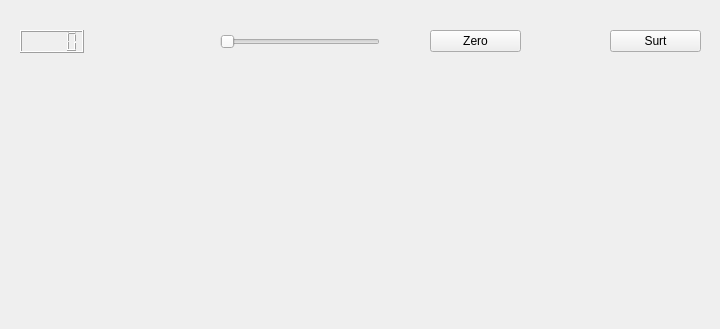
<?xml version="1.0" encoding="UTF-8"?>
<ui version="4.0">
 <class>Form</class>
 <widget class="QWidget" name="Form">
  <property name="geometry">
   <rect>
    <x>0</x>
    <y>0</y>
    <width>720</width>
    <height>329</height>
   </rect>
  </property>
  <property name="windowTitle">
   <string>Form</string>
  </property>
  <widget class="QSlider" name="horizontalSlider">
   <property name="geometry">
    <rect>
     <x>220</x>
     <y>30</y>
     <width>160</width>
     <height>23</height>
    </rect>
   </property>
   <property name="orientation">
    <enum>Qt::Horizontal</enum>
   </property>
  </widget>
  <widget class="MyLCD" name="lcdNumber">
   <property name="geometry">
    <rect>
     <x>20</x>
     <y>30</y>
     <width>64</width>
     <height>23</height>
    </rect>
   </property>
  </widget>
  <widget class="QPushButton" name="pushButton">
   <property name="geometry">
    <rect>
     <x>430</x>
     <y>30</y>
     <width>91</width>
     <height>22</height>
    </rect>
   </property>
   <property name="text">
    <string>Zero</string>
   </property>
  </widget>
  <widget class="QPushButton" name="pushButton_2">
   <property name="geometry">
    <rect>
     <x>610</x>
     <y>30</y>
     <width>91</width>
     <height>22</height>
    </rect>
   </property>
   <property name="text">
    <string>Surt</string>
   </property>
  </widget>
 </widget>
 <customwidgets>
  <customwidget>
   <class>MyLCD</class>
   <extends>QLCDNumber</extends>
   <header>MyLCD.h</header>
   <slots>
    <slot>posarCero()</slot>
    <slot>posarNumero(int)</slot>
   </slots>
  </customwidget>
 </customwidgets>
 <resources/>
 <connections>
  <connection>
   <sender>horizontalSlider</sender>
   <signal>sliderMoved(int)</signal>
   <receiver>lcdNumber</receiver>
   <slot>display(int)</slot>
   <hints>
    <hint type="sourcelabel">
     <x>261</x>
     <y>45</y>
    </hint>
    <hint type="destinationlabel">
     <x>44</x>
     <y>44</y>
    </hint>
   </hints>
  </connection>
  <connection>
   <sender>pushButton_2</sender>
   <signal>clicked()</signal>
   <receiver>Form</receiver>
   <slot>close()</slot>
   <hints>
    <hint type="sourcelabel">
     <x>672</x>
     <y>41</y>
    </hint>
    <hint type="destinationlabel">
     <x>611</x>
     <y>159</y>
    </hint>
   </hints>
  </connection>
  <connection>
   <sender>pushButton</sender>
   <signal>clicked()</signal>
   <receiver>lcdNumber</receiver>
   <slot>posarCero()</slot>
   <hints>
    <hint type="sourcelabel">
     <x>497</x>
     <y>42</y>
    </hint>
    <hint type="destinationlabel">
     <x>45</x>
     <y>39</y>
    </hint>
   </hints>
  </connection>
  <connection>
   <sender>horizontalSlider</sender>
   <signal>sliderMoved(int)</signal>
   <receiver>lcdNumber</receiver>
   <slot>posarNumero(int)</slot>
   <hints>
    <hint type="sourcelabel">
     <x>231</x>
     <y>33</y>
    </hint>
    <hint type="destinationlabel">
     <x>31</x>
     <y>32</y>
    </hint>
   </hints>
  </connection>
 </connections>
</ui>
